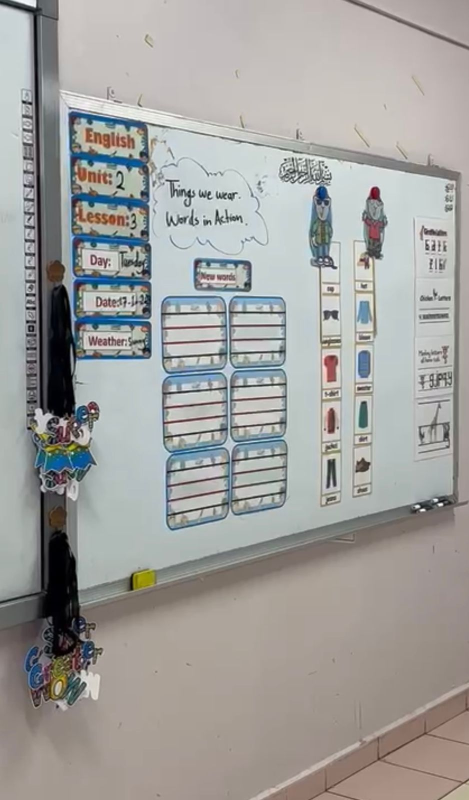
#> input picture img/resized/resized01/WhatsApp Image 2023-12-06 at 00.11.22.jpeg, 938 x 1600 px (shown at 1/2 size); its folder holds 4 pictures in this run
$ python imge_reszie.py
#> lines starting #> are read from the running program, lines starting #| are printed output that depends on the picture
import os
from PIL import Image

def resize_images():
  """Resizes all images in the current directory and saves them to a new directory called 'resized'."""

  # Create a new directory called 'resized' if it doesn't exist already.
  if not os.path.exists('resized01'):
    os.mkdir('resized01')

  # Iterate over all the files in the current directory.
  for filename in os.listdir('.'):
    # Only resize image files.
    if filename.endswith('.jpg') or filename.endswith('.jpeg'):
      # Open the image file in read mode.
      image = Image.open(filename)
#> image is the input picture: PIL image 938x1600 RGB; mean R, G, B 161, 160.4, 157.7

      # Resize the image to 200x200 pixels.
      image = image.resize((800, 1000))
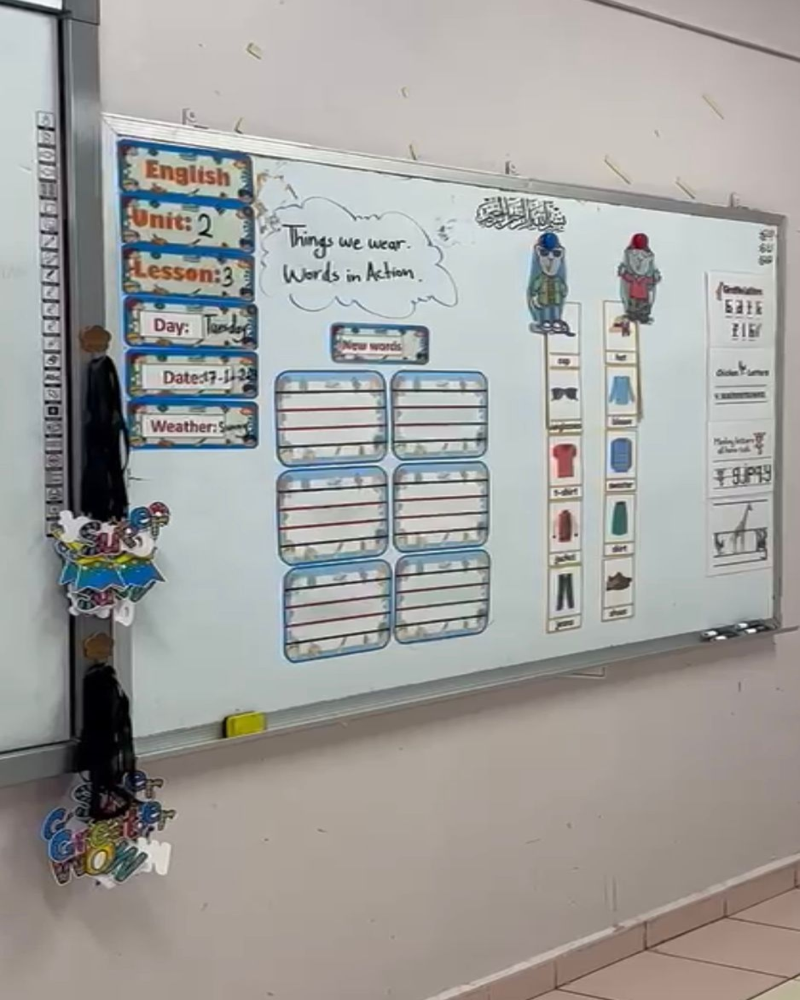
#> image: PIL image 800x1000 RGB; mean R, G, B 161, 160.4, 157.7

      # Save the resized image to the 'resized' directory.
      image.save(os.path.join('resized', filename))
#> pass 2 of the loop in resize_images, `for filename in os.listdir('.'):`:
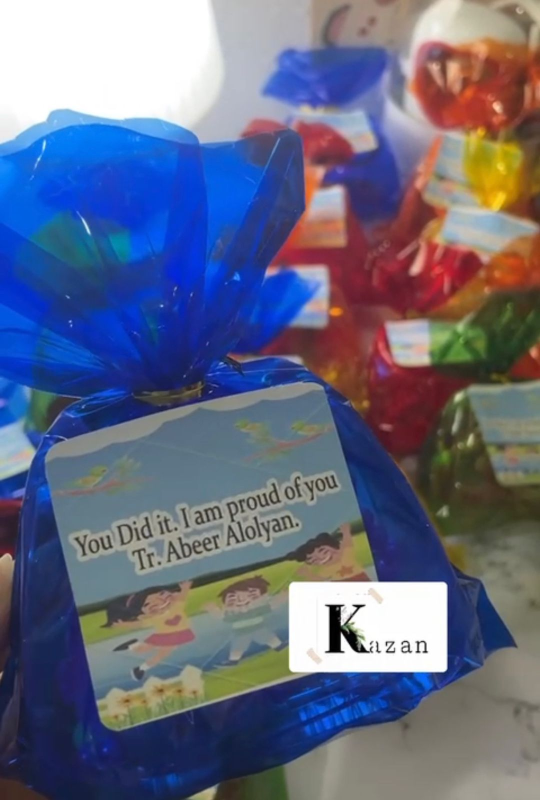
#> input picture img/resized/resized01/WhatsApp Image 2023-12-06 at 00.14.41.jpeg, 1080 x 1600 px (shown at 1/2 size)
#> in resize_images, image is the input picture: PIL image 1080x1600 RGB; mean R, G, B 102.2, 106.8, 130.9
#> in resize_images, `image = image.resize((800, 1000))`:
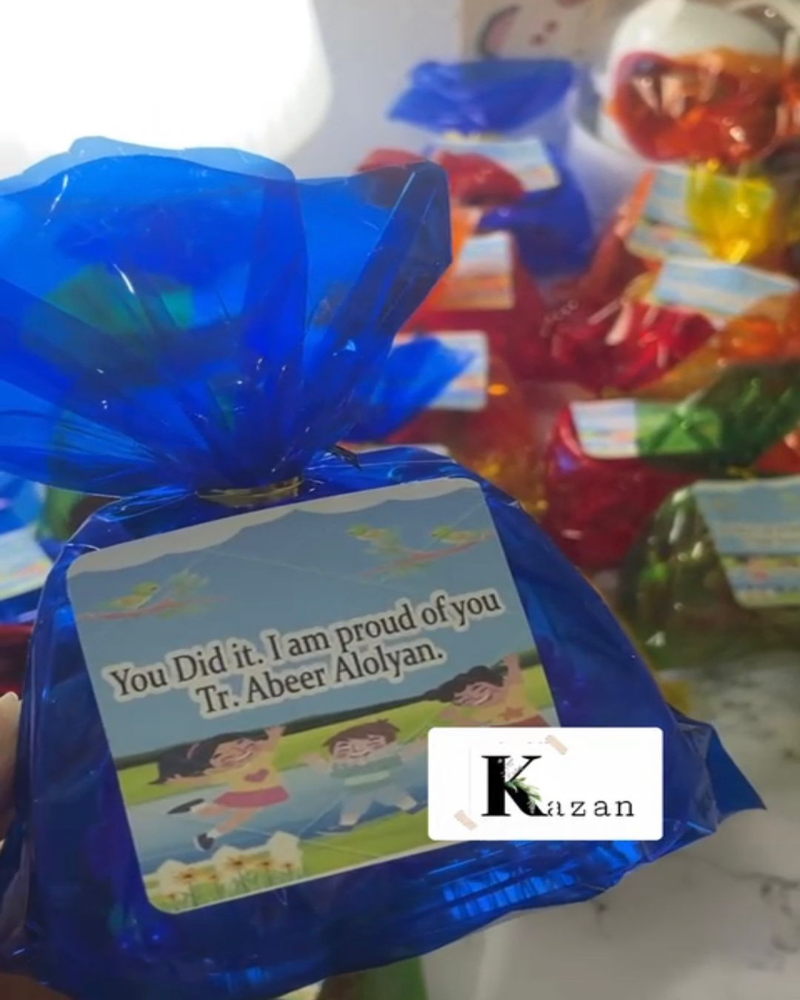
#> image: PIL image 800x1000 RGB; mean R, G, B 102.2, 106.8, 130.9
#> pass 3 of the loop in resize_images, `for filename in os.listdir('.'):`:
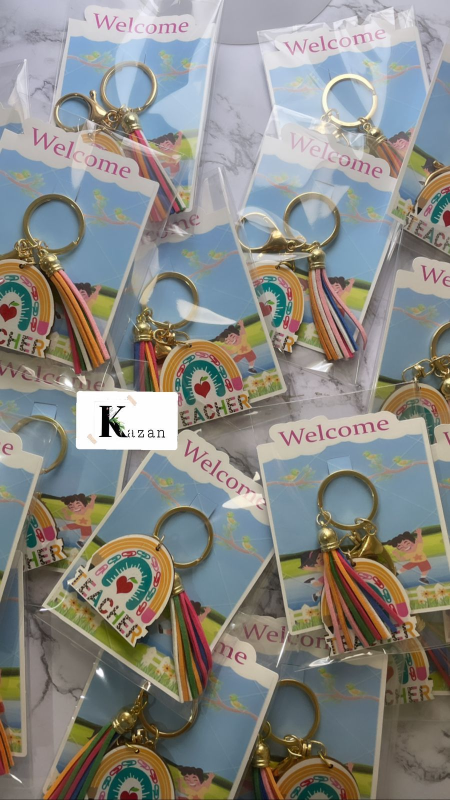
#> input picture img/resized/resized01/WhatsApp Image 2023-12-06 at 00.14.45.jpeg, 900 x 1600 px (shown at 1/2 size)
#> in resize_images, image is the input picture: PIL image 900x1600 RGB; mean R, G, B 137, 136.5, 132.1
#> in resize_images, `image = image.resize((800, 1000))`:
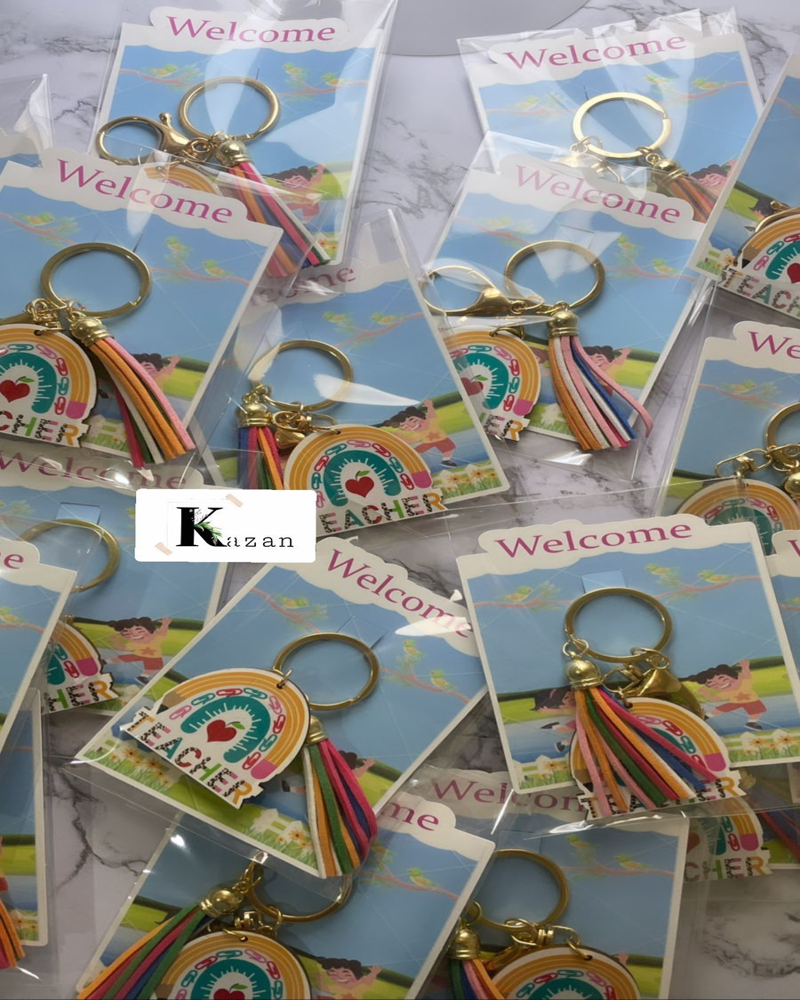
#> image: PIL image 800x1000 RGB; mean R, G, B 137, 136.5, 132.1
#> the loop made 5 passes; the first 3 are shown

if __name__ == '__main__':
  resize_images()
